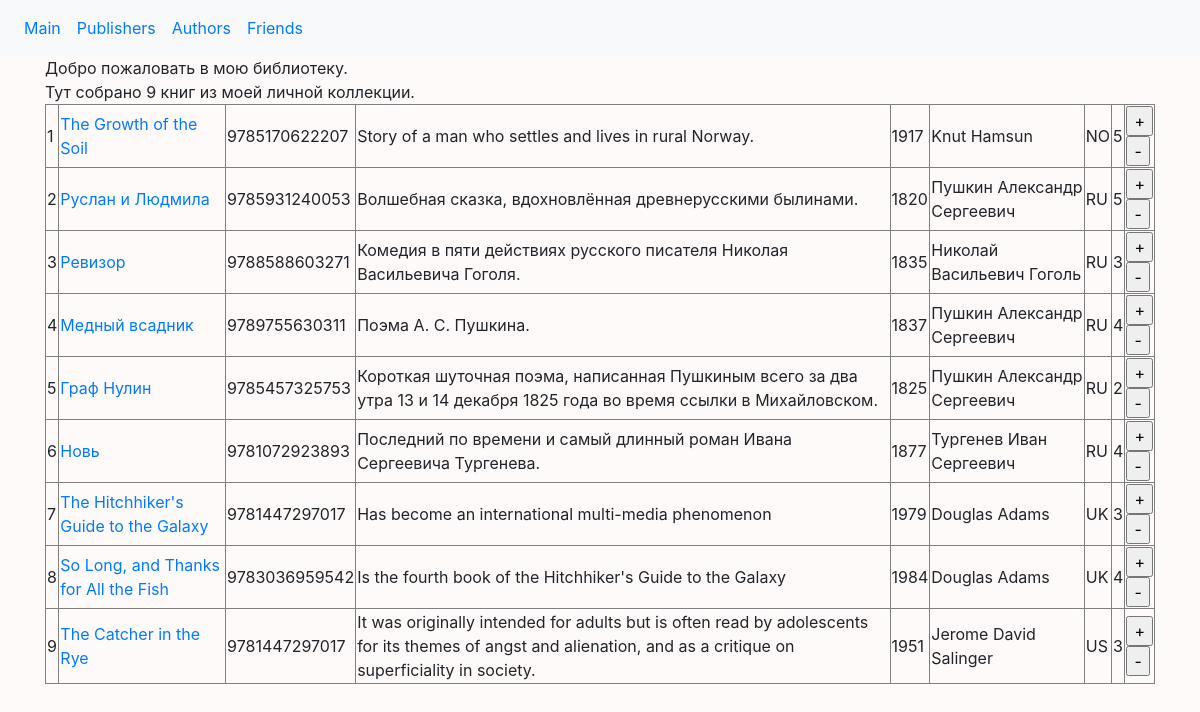
The page / on the database its author committed.
### p_library/models.py (models this page shows, shortened)
class Book(models.Model):
    ISBN = models.CharField(max_length=13)
    title = models.TextField()
    description = models.TextField()
    year_release = models.SmallIntegerField()
    copy_count = models.SmallIntegerField(default=1)
    price = models.DecimalField(max_digits=10, decimal_places=2, default=0.00)
    author = models.ForeignKey(Author, on_delete=models.CASCADE, related_name="book_author")
    publisher = models.ForeignKey(Publisher, null=True, on_delete=models.SET_NULL, related_name="book_publisher")
    cover = models.ImageField(upload_to='books', blank=True)

class Author(models.Model):
    full_name = models.TextField()
    birth_year = models.SmallIntegerField()
    country = models.CharField(max_length=2)

### p_library/views.py (the view)
# urls.py: path('', index, name='main'),
def index(request):
    books = Book.objects.all()
    biblio_data = {"title": "мою библиотеку",
                   "books": books}
    return render(request, 'index.html', biblio_data)

### p_library/templates/index.html (shortened to what this page needs)
{% extends 'base.html' %}
{% block content %}
Добро пожаловать в {{ title }}. <br>
Тут собрано {{ books|length }} книг из моей личной коллекции.
<table border="1">
    {% for book in books %}
    <tr>
        <td>{{ forloop.counter }}</td>
        <td><a href="/book/{{ book.id }}">{{ book.title }}</a></td>
        <td>{{ book.ISBN }}</td>
        <td>{{ book.description }}</td>
        <td>{{ book.year_release }}</td>
        <td>{{ book.author.full_name }}</td>
        <td>{{ book.author.country }}</td>
        <td>{{ book.copy_count }}</td>
            <td>
                <form action="/book_increment/" method="post" enctype="multipart/form-data">
                    <input type="submit" value="+" />
                </form>
                <form action="/book_decrement/" method="post" enctype="multipart/form-data">
                    <input type="submit" value="-" />
                </form>
            </td>
    </tr>
    {% endfor %}
</table>
{% endblock %}

### p_library/templates/base.html (shortened to what this page needs)
<!DOCTYPE html>
<html lang="en">
{% load static %}
<head>
    <link rel="stylesheet" href="https://stackpath.bootstrapcdn.com/bootstrap/4.5.0/css/bootstrap.min.css">
    <link rel="stylesheet" href='{% static "style.css" %}'>
</head>
<nav class="navbar navbar-expand-sm bg-light">
    <ul class="nav navbar-nav">
        <li class="nav-item"><a class="nav-link" href="/">Main</a></li>
        <li class="nav-item"><a class="nav-link" href="/publishers/">Publishers</a></li>
        <li class="nav-item"><a class="nav-link" href="/author/">Authors</a></li>
        <li class="nav-item"><a class="nav-link" href="/friend/">Friends</a></li>
    </ul>
</nav>
<body>
    <div class="content container">
        <div class="row">
            <div class="col-12">
            {% block content %}
            {% endblock %}
            </div>
        </div>
    </div>
</body>

### static/style.css (style rules this page uses)
body { background-color: snow; }

### rows shown on the page
Book: title "The Growth of the Soil", ISBN "9785170622207", description "Story of a man who settles and lives in rural Norway.", year_release "1917", author.full_name "Knut Hamsun", author.country "NO", copy_count "5"
Book: title "Руслан и Людмила", ISBN "9785931240053", description "Волшебная сказка, вдохновлённая древнерусскими былинами.", year_release "1820", author.full_name "Пушкин Александр Сергеевич", author.country "RU", copy_count "5"
Book: title "Ревизор", ISBN "9788588603271", description "Комедия в пяти действиях русского писателя Николая Васильевича Гоголя.", year_release "1835", author.full_name "Николай Васильевич Гоголь", author.country "RU", copy_count "3"
Book: title "Медный всадник", ISBN "9789755630311", description "Поэма А. С. Пушкина.", year_release "1837", author.full_name "Пушкин Александр Сергеевич", author.country "RU", copy_count "4"
Book: title "Граф Нулин", ISBN "9785457325753", description "Короткая шуточная поэма, написанная Пушкиным всего за два утра 13 и 14 декабря 1825 года во время ссылки в Михайловском.", year_release "1825", author.full_name "Пушкин Александр Сергеевич", author.country "RU", copy_count "2"
Book: title "Новь", ISBN "9781072923893", description "Последний по времени и самый длинный роман Ивана Сергеевича Тургенева.", year_release "1877", author.full_name "Тургенев Иван Сергеевич", author.country "RU", copy_count "4"
Book: title "The Hitchhiker's Guide to the Galaxy", ISBN "9781447297017", description "Has become an international multi-media phenomenon", year_release "1979", author.full_name "Douglas Adams", author.country "UK", copy_count "3"
Book: title "So Long, and Thanks for All the Fish", ISBN "9783036959542", description "Is the fourth book of the Hitchhiker's Guide to the Galaxy", year_release "1984", author.full_name "Douglas Adams", author.country "UK", copy_count "4"
Book: title "The Catcher in the Rye", ISBN "9781447297017", description "It was originally intended for adults but is often read by adolescents for its themes of angst and alienation, and as a critique on superficiality in society.", year_release "1951", author.full_name "Jerome David Salinger", author.country "US", copy_count "3"

### other values the page prints
{{ title }} "мою библиотеку"
{{ books|length }} "9"
